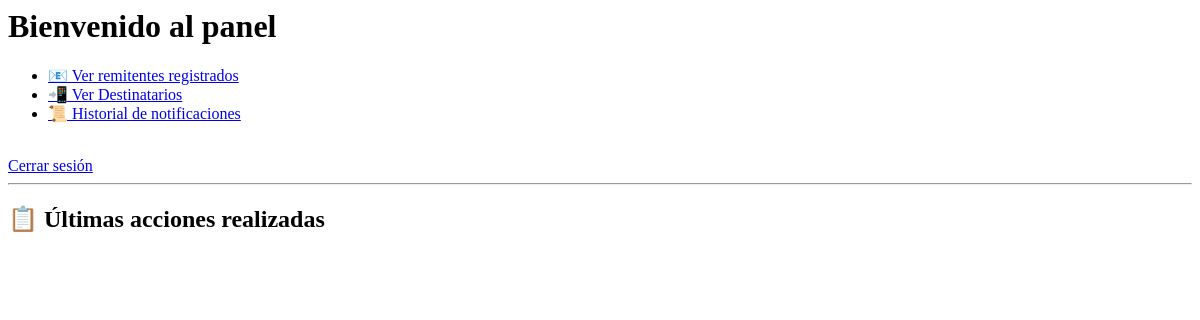
The app's page /panel (signed in), older data.
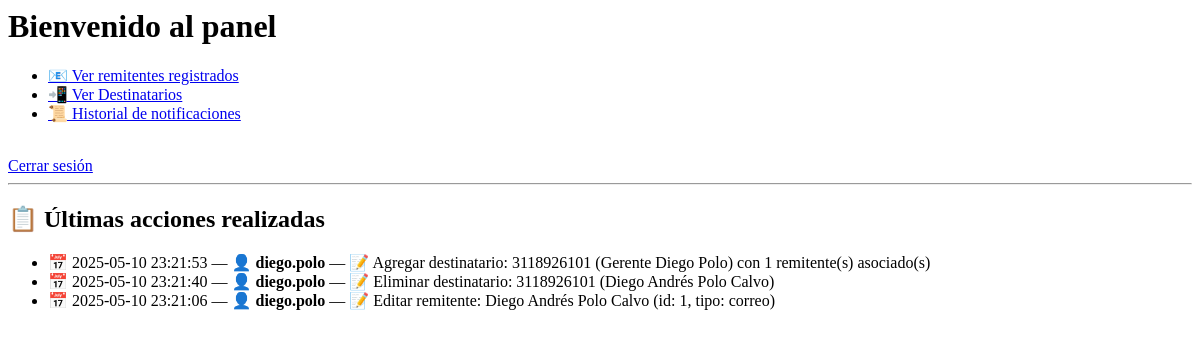
The same page, newer data.
### app/models.py (models this page shows)
class Log(db.Model):
    __tablename__ = 'logs'
    id = db.Column(db.Integer, primary_key=True)
    usuario_id = db.Column(db.Integer, db.ForeignKey('usuario.id'), nullable=False)
    accion = db.Column(db.String(100), nullable=False)
    entidad = db.Column(db.String(50), nullable=False)
    detalle = db.Column(db.Text, nullable=False)
    fecha = db.Column(db.DateTime, default=datetime.utcnow)
    usuario = db.relationship('Usuario', backref='logs')

class Usuario(UserMixin, db.Model):
    __tablename__ = 'usuario'
    id = db.Column(db.Integer, primary_key=True)
    username = db.Column(db.String(150), unique=True, nullable=False)
    password = db.Column(db.String(150), nullable=False)

### app/routes/main.py (the view)
@main.route('/panel')
@login_required
def panel():
    logs = Log.query.order_by(Log.fecha.desc()).limit(10).all()
    return render_template('panel.html', logs=logs)

### app/routes/main.py (called while the page is built)
@login_manager.user_loader
def load_user(user_id):
    return Usuario.query.get(int(user_id))

### app/templates/panel.html (shortened to what this page needs)
<h1>Bienvenido al panel</h1>
<ul>
  <li><a href="{{ url_for('remitentes.lista_remitentes') }}">📧 Ver remitentes registrados</a></li>
  <li><a href="{{ url_for('destinatarios.lista_destinatarios') }}">📲 Ver Destinatarios</a><br></li>
  <li><a href="#">📜 Historial de notificaciones</a> </li>
</ul>
<a href="{{ url_for('main.logout') }}">Cerrar sesión</a>
<hr>
<h2>📋 Últimas acciones realizadas</h2>
<ul>
  {% for log in logs %}
    <li>
      📅 {{ log.fecha.strftime('%Y-%m-%d %H:%M:%S') }} —
      👤 <strong>{{ log.usuario.username }}</strong> —
      📝 {{ log.accion|capitalize }} {{ log.entidad }}: {{ log.detalle }}
    </li>
  {% endfor %}
</ul>

Row changes from the older to the newer data that the page shows:
added Log: fecha "2025-05-10 23:21:53", usuario.username "diego.polo", accion "Agregar", entidad "destinatario", detalle "3118926101 (Gerente Diego Polo) con 1 remitente(s) asociado(s)"
added Log: fecha "2025-05-10 23:21:40", usuario.username "diego.polo", accion "Eliminar", entidad "destinatario", detalle "3118926101 (Diego Andrés Polo Calvo)"
added Log: fecha "2025-05-10 23:21:06", usuario.username "diego.polo", accion "Editar", entidad "remitente", detalle "Diego Andrés Polo Calvo (id: 1, tipo: correo)"
